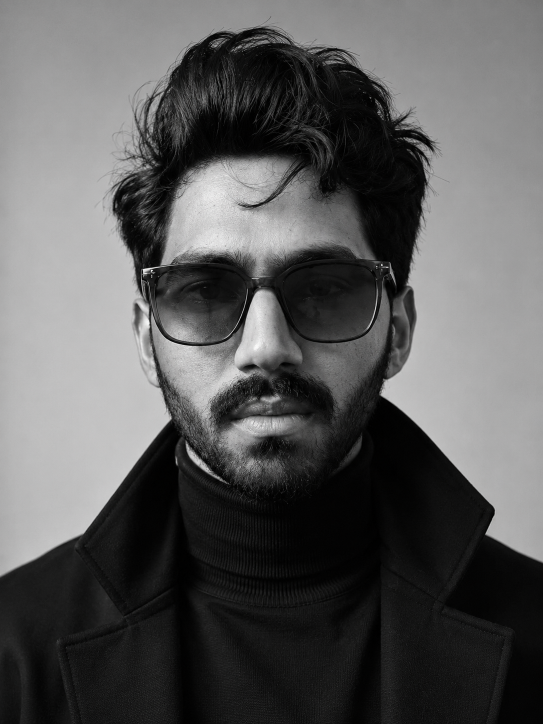
#> input picture assets/shinu profile pic.png, 1086 x 1448 px, found by its file name (shown at 1/2 size)
$ python test_detailed_ascii.py
#> lines starting #> are read from the running program, lines starting #| are printed output that depends on the picture
from PIL import Image, ImageEnhance
import math

def generate_detailed_ascii():
    img = Image.open("assets/shinu profile pic.png")
#> img is the input picture: PIL image 1086x1448 RGB; mean R, G, B 89.8, 89.7, 89.7

    # We want much higher resolution ASCII.
    # Typical neofetch ascii art is about 40-50 characters wide and 20-30 lines high.
    # Let's use 55 characters wide, which allows more detail.
    target_width = 55

    width, height = img.size
#> width = 1086; height = 1448

    # Crop tightly to the face to maximize detail within the character grid.
    # Original is 2400x3000.
    # Left: 400, Right: 2000, Top: 300, Bottom: 2300 gives a tight crop on face & glasses.
    left = width * 0.15
#> left = 162.9
    right = width * 0.85
#> right = 923.1
    top = height * 0.1
#> top = 144.8
    bottom = height * 0.75
#> bottom = 1086

    img = img.crop((left, top, right, bottom))
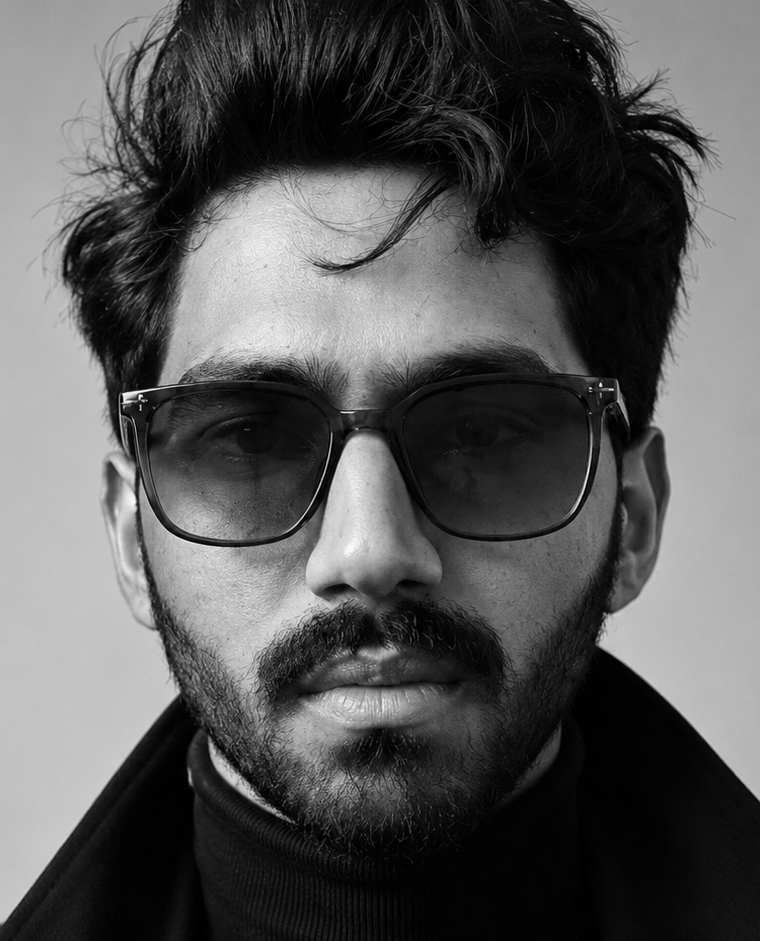
#> img: PIL image 760x941 RGB; mean R, G, B 86.9, 86.7, 86.7

    # Resize to text grid, compensating for font aspect ratio (~0.5)
    img_width, img_height = img.size
#> img_width = 760; img_height = 941
    # char height is approx 2x char width
    # so we need half as many rows as a square grid would dictate
    aspect_ratio = img_height / img_width
#> aspect_ratio = 1.24
    target_height = int(target_width * aspect_ratio * 0.5)
#> target_height = 34

    img = img.resize((target_width, target_height))
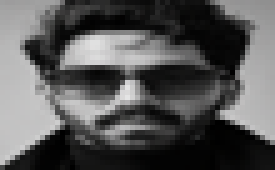
#> img: PIL image 55x34 RGB (shown 5 times larger); mean R, G, B 86.9, 86.7, 86.7
    img = img.convert('L') # Grayscale
#> img: PIL image 55x34 L

    # Enhance contrast to make facial features pop
    enhancer = ImageEnhance.Contrast(img)
    img = enhancer.enhance(1.8)
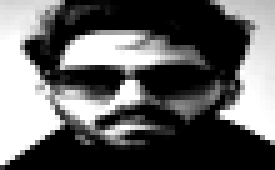
#> img: PIL image 55x34 L (shown 5 times larger); min 0, max 255, mean 99.5

    enhancer2 = ImageEnhance.Brightness(img)
    img = enhancer2.enhance(1.2)
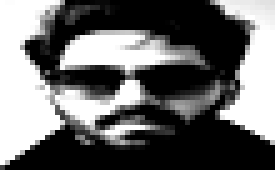
#> img: PIL image 55x34 L (shown 5 times larger); min 0, max 255, mean 107.4

    # Detailed ASCII palette from dark to light
    # We will invert later since dark terminal background needs light characters for highlights.
    # " .'`^\",:;Il!i><~+_-?][}{1)(|\/tfjrxnuvczXYUJCLQ0OZmwqpdbkhao*#MW&8%B@$"
    # A slightly simpler but effective palette:
    chars = " .',:;+*?%S#@"

    pixels = img.getdata()
    ascii_str = ""

    # We invert the mapping so dark hair/glasses = " " (transparent/dark),
    # and skin/highlights = bright characters like "#" or "@"

    for pixel in pixels:
        # Invert: pixel 0 (black) -> idx 0 (space)
        # pixel 255 (white) -> idx max (@)
        # We also want to crush blacks so the background drops out
        if pixel < 60:
            idx = 0
        else:
            # map 60-255 to 0-max
            normalized = (pixel - 60) / 195.0
            idx = int(normalized * (len(chars) - 1))

        idx = max(0, min(len(chars)-1, idx))
        ascii_str += chars[idx]
#> this loop made 1870 passes
#> (pixel, normalized, idx, ascii_str) on passes 1 to 12: (255, 1, 12, '@'), (253, 0.99, 11, '@#'), (253, 0.99, 11, '@##'), (255, 1, 12, '@##@'), (255, 1, 12, '@##@@'), (255, 1, 12, '@##@@@'), (255, 1, 12, '@##@@@@'), (255, 1, 12, '@##@@@@@'), (255, 1, 12, '@##@@@@@@'), (255, 1, 12, '@##@@@@@@@'), (255, 1, 12, '@##@@@@@@@@'), (246, 0.954, 11, '@##@@@@@@@@#')
#> (pixel, idx, ascii_str) on passes 14 to 19: (0, 0, '@##@@@@@@@@#; '), (0, 0, '@##@@@@@@@@#;  '), (7, 0, '@##@@@@@@@@#;   '), (0, 0, '@##@@@@@@@@#;    '), (0, 0, '@##@@@@@@@@#;     '), (4, 0, '@##@@@@@@@@#;      ')

    # Format as Python list of raw strings
    res = "        ascii_lines = [\n"
    for i in range(0, len(ascii_str), target_width):
        line = ascii_str[i:i+target_width]
        res += f'            r"{line}",\n'
#> this loop made 34 passes
#> i on passes 2 to 13: 55, 110, 165, 220, 275, 330, 385, 440, 495, 550, 605, 660
    res += "        ]\n"
    return res

if __name__ == "__main__":
    print(generate_detailed_ascii())
